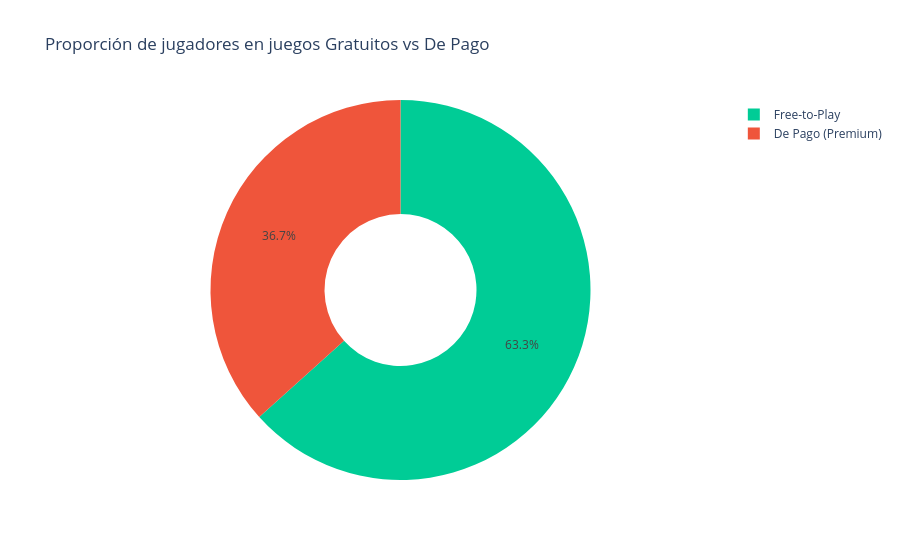

The code cell stored with this chart in its notebook:
### Code cell
# Agrupamos sumando los jugadores por tipo de modelo de negocio
df_gratis = df_super.groupby('es_gratis')['jugadores_actuales'].sum().reset_index()

# Reemplazamos los booleanos por etiquetas legibles
df_gratis['es_gratis'] = df_gratis['es_gratis'].map({True: 'Free-to-Play', False: 'De Pago (Premium)'})

fig3 = px.pie(
    df_gratis, 
    names='es_gratis', 
    values='jugadores_actuales', 
    title='Proporción de jugadores en juegos Gratuitos vs De Pago',
    hole=0.4, # Lo convierte en un gráfico de Donut
    color='es_gratis',
    color_discrete_map={'Free-to-Play': '#00CC96', 'De Pago (Premium)': '#EF553B'}
)
fig3.show()

### Figure 1 — Plotly figure (JSON) as saved in the notebook; plotly's stock layout.template omitted (floating-point values rounded to 4 significant figures)
{"data": [{"customdata": [["De Pago (Premium)"], ["Free-to-Play"]], "domain": {"x": [0, 1], "y": [0, 1]}, "hole": 0.4, "hovertemplate": "es_gratis=%{customdata[0]}<br>jugadores_actuales=%{value}<extra></extra>", "labels": ["De Pago (Premium)", "Free-to-Play"], "legendgroup": "", "marker": {"colors": ["#EF553B", "#00CC96"]}, "name": "", "showlegend": true, "type": "pie", "values": [1929859, 3334180]}], "layout": {"legend": {"tracegroupgap": 0}, "title": {"text": "Proporción de jugadores en juegos Gratuitos vs De Pago"}}}
